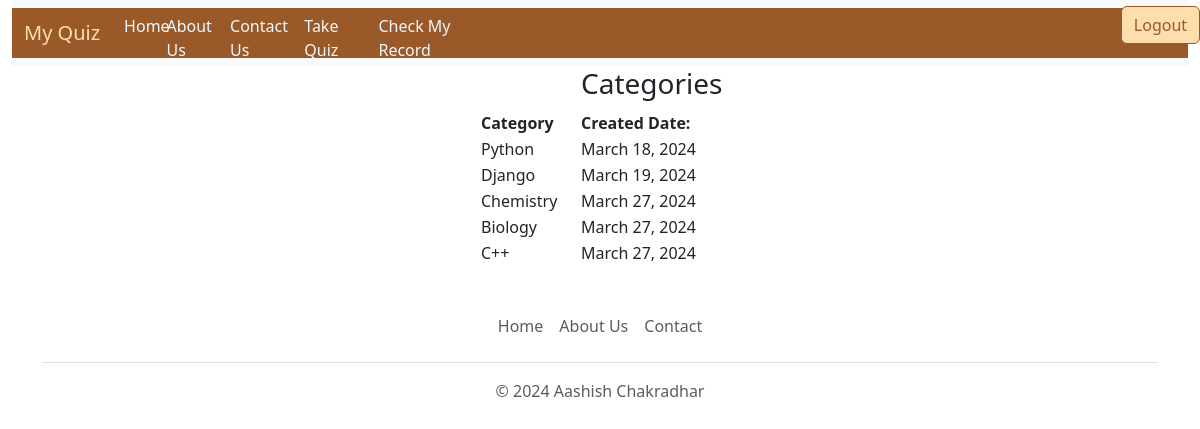
Page /view-category on the earlier database version.
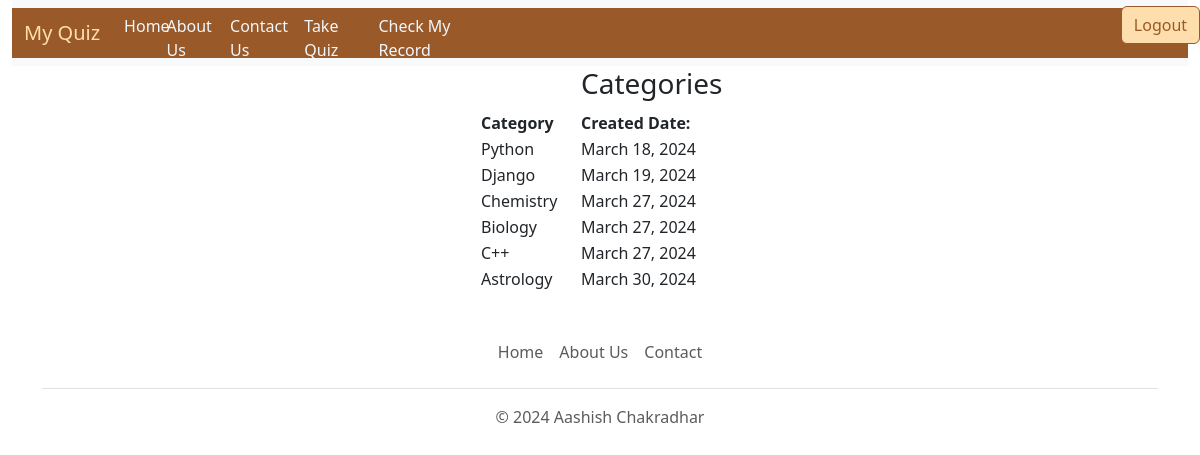
Same page on the later database version.
### quiz/models.py (models this page shows)
class BaseModel(models.Model):
    uid=models.UUIDField(primary_key=True,default=uuid.uuid4,editable=False)
    created_at=models.DateField(auto_now_add=True)
    updated_at=models.DateField(auto_now=True)
    class Meta:
        abstract=True

class Category(BaseModel):
    category_name = models.CharField(max_length=15, default='Uncatogarized')
    def __str__(self):
        return self.category_name

### quiz/views.py (the view)
# urls.py: path('view-category',views.view_category,name='view_category'),
def view_category(request):
    try:
        all_category = Category.objects.all()
        context = {'categories': all_category}
        return render(request, 'view_category.html', context)
    except Exception as e:
        messages.error(request,str(e))
        return render(request,"index.html")

### templates/view_category.html (shortened to what this page needs)
{% extends "base.html" %}
{% block body %}
    <div style="width:30%; text-align: left; margin-left:40%;">
        <table>
            <tr>
                <th></th>
                <th>
                    <h3>Categories</h3>
                </th>
            </tr>
            <tr>
                <th style="width:100px">
                    Category
                </th>
                <th style="width:200px">
                    Created Date:
                </th>
            </tr>
            {% for category in categories %}
                <tr>
                    <td>
                        {{category}}
                    </td>
                    <td>
                        {{category.created_at}}
                    </td>
                </tr>
            {% endfor %}
        </table>
    </div>
{% endblock body %}

### templates/base.html (shortened to what this page needs)
<!DOCTYPE html>
<link href="https://cdn.jsdelivr.net/npm/bootstrap@5.3.2/dist/css/bootstrap.min.css" rel="stylesheet" />
{%load static%}
<html lang="en">
  <head>
  </head>
  <body>
    <div>
      <div  style="max-width: 98%; margin-left:1%; ">
        <nav class="navbar navbar-expand-lg bg-body-tertiary">
          <div class="container-fluid" style="background-color : #9A5928;">
            <div >
              <a class="navbar-brand" href="/" style="color: #FFDEAD">My Quiz</a>
            </div>
            <div class="collapse navbar-collapse" id="navbarSupportedContent" style="height:50px; max-width:100%;">
              {% if request.user.is_superuser %}
                <ul class="navbar-nav me-auto mb-2 mb-lg-0" style="min-width:100%; padding-top: 1%;">
                  <li class="nav-item" style="width: 4%">
                    <a class="nav-link active" aria-current="page" href="/" style="color: aliceblue;">Home</a>
                  </li>
                  <li class="nav-item" style="width: 6%">
                    <a class="nav-link" href="/about" style="color: aliceblue;">About Us</a>
                  </li>
                  <li class="nav-item" style="width: 7%">
                    <a class="nav-link" href="/contact" style="color: aliceblue;">Contact Us</a>
                  </li>
                  <li class="nav-item" style="width: 7%">
                    <a class="nav-link" href="/get-category" style="color: aliceblue;">Take Quiz</a>
                  </li>
                  <li class="nav-item dropdown" style="width: 8%">
                    <a class="nav-link dropdown-toggle" style="color: aliceblue;" href="#" role="button" data-bs-toggle="dropdown" aria-expanded="false">
                      Operations
                    </a>
                    <ul class="dropdown-menu">
                      <li><a class="dropdown-item" href="/add-category">Add Category</a></li>
                      <li><a class="dropdown-item" href="/add-question">Add Question</a></li>
                      <li><hr class="dropdown-divider"></li>
                      <li><a class="dropdown-item" href="/view-category">View Category</a></li>
                      <li><a class="dropdown-item" href="/view-question">View Question</a></li>
                      <li><hr class="dropdown-divider"></li>
                      <li><a class="dropdown-item" href="/delete-category">Delete Category</a></li>
                      <li><a class="dropdown-item" href="/delete-question">Delete Question</a></li>
                    </ul>
                  </li>
                  <li class="nav-item" style="width: 9%">
                    <a class="nav-link" href="/view-record" style="color: aliceblue;">Check Records</a>
                  </li>
                  <li style="width: 59%; margin-bottom:1%">
                    <a type="submit" class="btn btn-primary" value='category' style="margin-left:91%; background-color: #FFDEAD; border-color: #9A5928; color: #9A5928;" href="/logout">Logout</a>
                  </li>
                </ul>
              {% else %}
                <ul class="navbar-nav me-auto mb-2 mb-lg-0" style="min-width:100%; padding-top: 1%;">
                  <li class="nav-item" style="width: 4%">
                    <a class="nav-link active" aria-current="page" href="/" style="color: aliceblue;">Home</a>
                  </li>
                  <li class="nav-item" style="width: 6%">
                    <a class="nav-link" href="/about" style="color: aliceblue;">About Us</a>
                  </li>
                  <li class="nav-item" style="width: 7%">
                    <a class="nav-link" href="/contact" style="color: aliceblue;">Contact Us</a>
                  </li>
                  <li class="nav-item" style="width: 7%">
                    <a class="nav-link" href="/get-category" style="color: aliceblue;">Take Quiz</a>
                  </li>
                  <li class="nav-item" style="width: 11%">
                    <a class="nav-link" href="/view-record" style="color: aliceblue;">Check My Record</a>
                  </li>
                  <li style="width: 65%; margin-bottom:1%">
                    <a type="submit" class="btn btn-primary" value='category' style="margin-left:92%; background-color: #FFDEAD; border-color: #9A5928; color: #9A5928;" href="/logout">Logout</a>
                  </li>
                </ul>
              {% endif %}
            </div>
          </div>
        </nav>
      </div>
    </div>
    {% block body %}{% endblock %}
    <div class="container">
      <footer class="py-3 my-4">
        <ul class="nav justify-content-center border-bottom pb-3 mb-3">
          <li class="nav-item"><a href="/" class="nav-link px-2 text-muted">Home</a></li>
          <li class="nav-item"><a href="about" class="nav-link px-2 text-muted">About Us</a></li>
          <li class="nav-item"><a href="contact" class="nav-link px-2 text-muted">Contact</a></li>
        </ul>
        <p class="text-center text-muted">&copy; 2024 Aashish Chakradhar</p>
      </footer>
    </div>
  </body>
</html>

Differences in the rows shown:
added Category: category_name "Astrology", created_at "March 30, 2024"
